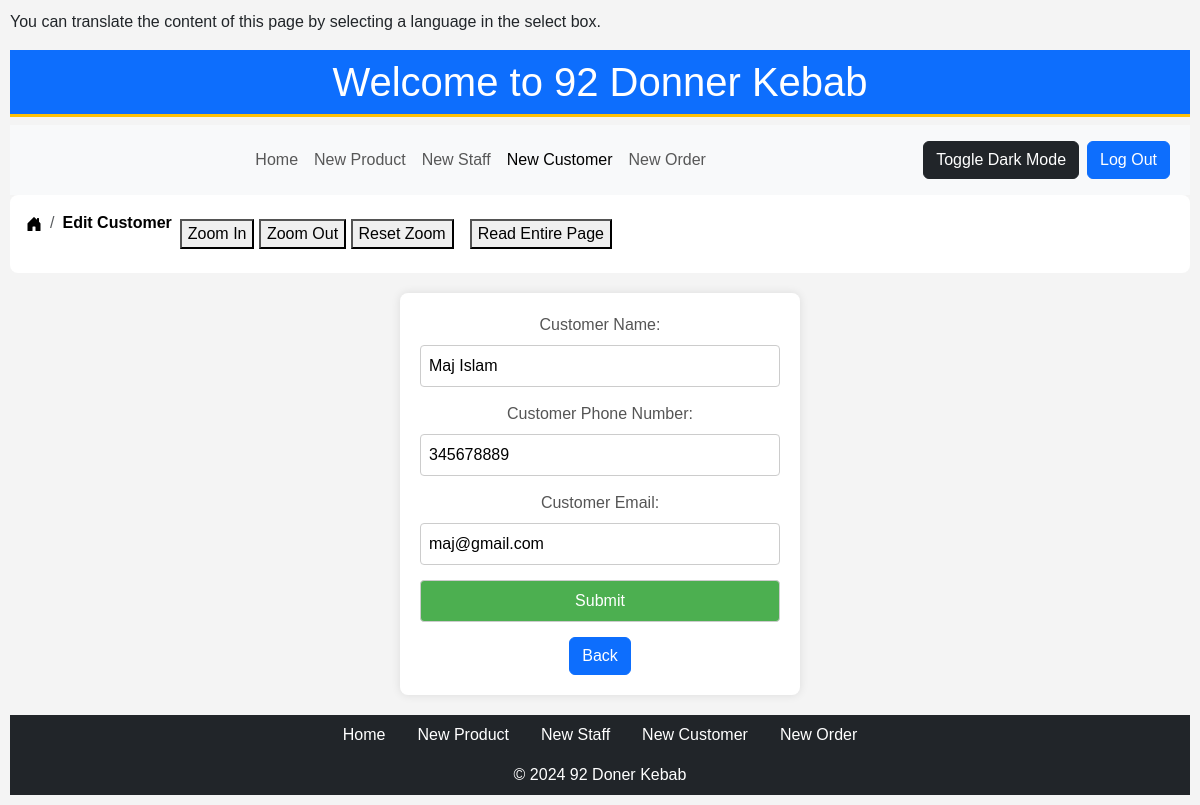
Screenshot of /editcustomer.php?customer_id=4 with the database file from the repository.
### tables this page shows
CREATE TABLE `Customers` (
  `customer_id` int(11) NOT NULL,
  `customer_name` varchar(50) NOT NULL,
  `customer_phonenumber` int(15) NOT NULL,
  `customer_email` varchar(30) NOT NULL
);

### editcustomer.php (the view, shortened to what this page needs)
<!DOCTYPE html>
<html>
    <head>
        <link href="https://cdn.jsdelivr.net/npm/bootstrap@5.3.2/dist/css/bootstrap.min.css" rel="stylesheet">
    </head>
    <body>
        <div id="content">
        <p>You can translate the content of this page by selecting a language in the select box.</p>
        <center>
        <h1 class="text-center p-2 border-3 border-warning border-bottom bg-primary text-white">Welcome to 92 Donner Kebab</h1>
        <div class="cabeza">
            <nav class="navbar navbar-expand-lg navbar-light bg-light">
                <div class="container-fluid">
                        <div class="collapse navbar-collapse" id="navbarNav">
                        <ul class="navbar-nav mx-auto">
                            <li class="nav-item text-center">
                                <a class="nav-link" aria-current="page" href="admin.php">Home</a>
                            </li>
                            <li class="nav-item">
                                <a class="nav-link" href="additem.php">New Product</a>
                            </li>
                            <li class="nav-item">
                                <a class="nav-link" href="staff.php">New Staff</a>
                            </li>
                            <li class="nav-item">
                                <a class="nav-link active" href="customer.php">New Customer</a>
                            </li>
                            <li class="nav-item">
                                <a class="nav-link" href="admin.php">New Order</a>
                            </li>
                        </ul>
                        <button id="dark-mode-toggle" class="btn btn-dark">Toggle Dark Mode</button>
                        <a href="index.php" class="btn btn-primary m-2">Log Out</a>
                    </div>
                </div>
            </nav>
        </div>
<nav aria-label="breadcrumb">
    <ol class="breadcrumb breadcrumb-chevron p-3 b bg-white rounded-3">
        <li class="breadcrumb-item">
            <a class="link-body-emphasis" href="admin.php">
            </a>
      </li>
      <li class="breadcrumb-item">
            <a class="link-body-emphasis fw-semibold text-decoration-none" href="editcustomer.php">Edit Customer</a>
      </li>
      <li class="m-2">
            <button onclick="zoomIn()">Zoom In</button>
            <button onclick="zoomOut()">Zoom Out</button>
            <button onclick="resetZoom()">Reset Zoom</button>
        </li>
        <li class="m-2">
            <button onclick="speakEntirePage()">Read Entire Page</button>
            </li>
    </ol>
  </nav>
<?php
    $con = mysqli_connect("localhost", "root", "", "DonerKebab");
    if (isset($_GET['customer_id'])) {
        $customer_id = $_GET['customer_id'];
        $query = mysqli_query($con, "SELECT * FROM `Customers` WHERE customer_id='$customer_id'");
        $row = mysqli_fetch_array($query);
        ?>
        <form method="POST" action="customer_update.php?customer_id=<?php echo $customer_id; ?>">
            <label>Customer Name:</label><input type="text" value="<?php echo $row['customer_name']; ?>" name="customer_name">
            <label>Customer Phone Number:</label><input type="text" value="<?php echo $row['customer_phonenumber']; ?>" name="customer_phone">
            <label>Customer Email:</label><input type="text" value="<?php echo $row['customer_email']; ?>" name="customer_email">
            <input type="submit" name="submit">
            <a href="admin.php" class="btn btn-primary">Back</a>
        </form>
        <?php
    } else {
        echo "ProductId is not set in the URL. Debug: " . print_r($_GET, true);
    }
?>
<div class="bg-dark">
      <ul class="nav justify-content-center">
        <li class="nav-item text-center">
            <a class="nav-link text-white" aria-current="page" href="admin.php">Home</a>
        </li>
        <li class="nav-item">
            <a class="nav-link text-white" href="additem.php">New Product</a>
        </li>
        <li class="nav-item">
            <a class="nav-link text-white" href="staff.php">New Staff</a>
        </li>
        <li class="nav-item">
            <a class="nav-link text-white" href="customer.php">New Customer</a>
        </li>
        <li class="nav-item">
        <a class="nav-link text-white" href="order.php">New Order</a>
        </li>
      </ul>
      <p class="text-center text-primary p-2 mb-0 text-white">© 2024 92 Doner Kebab</p>
  </div>
</body>
</html>

### editcustomer.php (style rules this page uses)
body { font-family: 'Arial', sans-serif; margin: 5px; padding: 5px; background-color: #f4f4f4; }
form { max-width: 400px; margin: 20px auto; background-color: #fff; padding: 20px; border-radius: 8px; box-shadow: 0 0 10px rgba(0, 0, 0, 0.1); }
label { display: block; margin-bottom: 8px; color: #555; }
input { width: 100%; padding: 8px; margin-bottom: 15px; box-sizing: border-box; border: 1px solid #ccc; border-radius: 4px; }
input[type="submit"] { background-color: #4caf50; color: #fff; cursor: pointer; }

### rows the page displays
customers: customer_name "Maj Islam", customer_phone "345678889", customer_email "maj@gmail.com"
